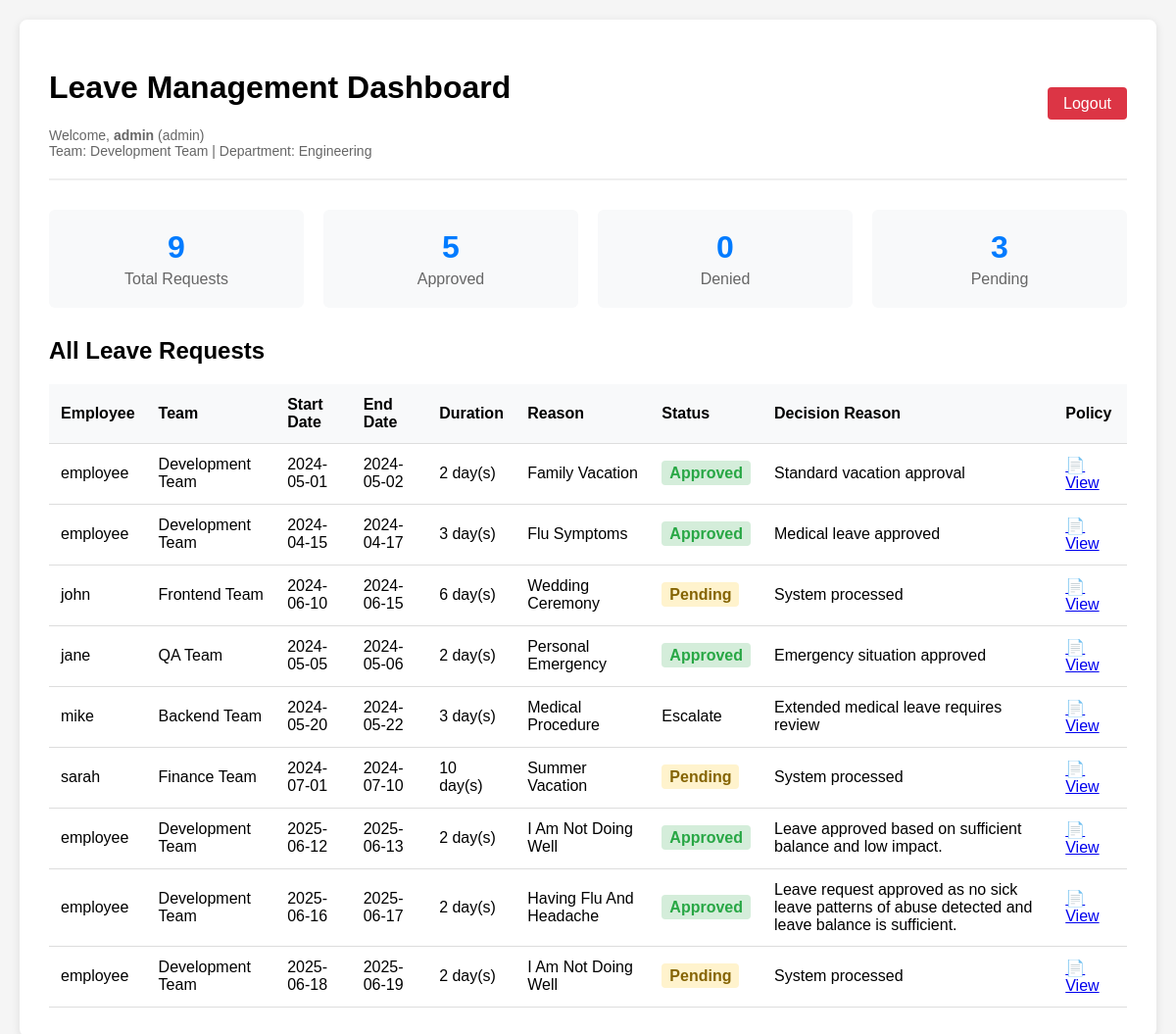
The page /dashboard (signed in) on the database its author committed.
### models.py (models this page shows, shortened)
class User(db.Model, UserMixin):
    id = db.Column(db.Integer, primary_key=True)
    username = db.Column(db.String(80), unique=True, nullable=False)
    password = db.Column(db.String(200), nullable=False)
    role = db.Column(db.String(20), default='user')
    team_id = db.Column(db.Integer, db.ForeignKey('team.id'))
    hire_date = db.Column(db.Date, default=date.today)
    leaves = db.relationship('Leave', backref='applicant', lazy=True,
                             foreign_keys='Leave.user_id')
    leave_balances = db.relationship(
        'LeaveBalance', backref='employee', lazy=True)

class Team(db.Model):
    id = db.Column(db.Integer, primary_key=True)
    name = db.Column(db.String(100))
    dept_id = db.Column(db.Integer, db.ForeignKey('department.id'))
    members = db.relationship('User', backref='user_team', lazy=True)

class Department(db.Model):
    id = db.Column(db.Integer, primary_key=True)
    name = db.Column(db.String(100))
    org_id = db.Column(db.Integer, db.ForeignKey('organization.id'))
    teams = db.relationship('Team', backref='dept', lazy=True)

class Leave(db.Model):
    id = db.Column(db.Integer, primary_key=True)
    user_id = db.Column(db.Integer, db.ForeignKey('user.id'))
    leave_type_id = db.Column(db.Integer, db.ForeignKey('leave_type.id'))
    start_date = db.Column(db.Date)
    end_date = db.Column(db.Date)
    reason = db.Column(db.String(500))  # Increased length for detailed reasons
    status = db.Column(db.String(20), default='Pending')
    decision_reason = db.Column(db.String(500))
    approved_by = db.Column(db.Integer, db.ForeignKey('user.id'))
    created_at = db.Column(db.DateTime, default=datetime.utcnow)
    approved_at = db.Column(db.DateTime)
    leave_type_ref = db.relationship('LeaveType', backref='leaves')
    approver = db.relationship('User', foreign_keys=[
                               approved_by], backref='approved_leaves')

### app.py (the view)
@app.route('/dashboard')
@login_required
def dashboard():
    if current_user.role == 'admin':
        leaves = Leave.query.all()
    else:
        leaves = Leave.query.filter_by(user_id=current_user.id).all()
    return render_template('dashboard.html', leaves=leaves)

### app.py (called while the page is built)
@login_manager.user_loader
def load_user(user_id):
    return User.query.get(int(user_id))

### templates/dashboard.html (shortened to what this page needs)
<!DOCTYPE html>
<html lang="en">
  <head>
  </head>
  <body>
    <div class="container">
      <div class="header">
        <div>
          <h1>Leave Management Dashboard</h1>
          <div class="user-info">
            Welcome, <strong>{{ current_user.username }}</strong> ({{
            current_user.role }}) {% if current_user.user_team %} <br />Team: {{
            current_user.user_team.name }} {% if current_user.user_team.dept %}
            | Department: {{ current_user.user_team.dept.name }} {% endif %} {%
            endif %}
          </div>
        </div>
        <div class="nav-links">
          <a href="/logout" class="logout">Logout</a>
        </div>
      </div>
      {% if leaves %}
      <div class="stats">
        <div class="stat-card">
          <div class="stat-number">{{ leaves|length }}</div>
          <div class="stat-label">Total Requests</div>
        </div>
        <div class="stat-card">
          <div class="stat-number">
            {{ leaves|selectattr("status", "equalto", "Approved")|list|length }}
          </div>
          <div class="stat-label">Approved</div>
        </div>
        <div class="stat-card">
          <div class="stat-number">
            {{ leaves|selectattr("status", "equalto", "Denied")|list|length }}
          </div>
          <div class="stat-label">Denied</div>
        </div>
        <div class="stat-card">
          <div class="stat-number">
            {{ leaves|selectattr("status", "equalto", "Pending")|list|length }}
          </div>
          <div class="stat-label">Pending</div>
        </div>
      </div>
      {% endif %}
      <h2>
        {% if current_user.role == 'admin' %}All Leave Requests{% else %}Your
        Leave Requests{% endif %}
      </h2>
      {% if leaves %}
      <table>
        <thead>
          <tr>
            {% if current_user.role == 'admin' %}
            <th>Employee</th>
            <th>Team</th>
            {% endif %}
            <th>Start Date</th>
            <th>End Date</th>
            <th>Duration</th>
            <th>Reason</th>
            <th>Status</th>
            <th>Decision Reason</th>
            <th>Policy</th>
          </tr>
        </thead>
        <tbody>
          {% for leave in leaves %}
          <tr>
            {% if current_user.role == 'admin' %}
            <td>{{ leave.applicant.username }}</td>
            <td>
              {{ leave.applicant.user_team.name if leave.applicant.user_team
              else 'No Team' }}
            </td>
            {% endif %}
            <td>{{ leave.start_date.strftime('%Y-%m-%d') }}</td>
            <td>{{ leave.end_date.strftime('%Y-%m-%d') }}</td>
            <td>{{ (leave.end_date - leave.start_date).days + 1 }} day(s)</td>
            <td>{{ leave.reason|title }}</td>
            <td>
              <span class="status-{{ leave.status.lower() }}">
                {{ leave.status }}
              </span>
            </td>
            <td>{{ leave.decision_reason or 'System processed' }}</td>
            <td>
              <a
                href="{{ url_for('static', filename='leave_policy_guide_for_employees.pdf') }}"
                target="_blank"
                title="View Leave Policy PDF"
              >
                📄 View
              </a>
            </td>
          </tr>
          {% endfor %}
        </tbody>
      </table>
      {% endif %}
    </div>
  </body>
</html>

### templates/dashboard.html (style rules this page uses)
body { font-family: Arial, sans-serif; max-width: 1200px; margin: 0 auto; padding: 20px; background-color: #f5f5f5; }
.container { background: white; padding: 30px; border-radius: 8px; box-shadow: 0 2px 10px rgba(0, 0, 0, 0.1); }
.header { display: flex; justify-content: space-between; align-items: center; margin-bottom: 30px; padding-bottom: 20px; border-bottom: 2px solid #eee; }
.user-info { color: #666; font-size: 14px; }
.nav-links a { margin-left: 15px; padding: 8px 16px; text-decoration: none; background: #007bff; color: white; border-radius: 4px; transition: background-color 0.3s; }
.nav-links a.logout { background: #dc3545; }
table { width: 100%; border-collapse: collapse; margin-top: 20px; }
th, td { padding: 12px; text-align: left; border-bottom: 1px solid #ddd; }
th { background-color: #f8f9fa; font-weight: bold; }
.status-approved { color: #28a745; font-weight: bold; background-color: #d4edda; padding: 4px 8px; border-radius: 4px; }
.status-pending { color: #856404; font-weight: bold; background-color: #fff3cd; padding: 4px 8px; border-radius: 4px; }
.stats { display: flex; gap: 20px; margin-bottom: 30px; }
.stat-card { flex: 1; background: #f8f9fa; padding: 20px; border-radius: 6px; text-align: center; }
.stat-number { font-size: 2em; font-weight: bold; color: #007bff; }
.stat-label { color: #666; margin-top: 5px; }

### rows shown on the page
User: username "admin", role "admin"
Team: user_team.name "Development Team"
Department: user_team.dept.name "Engineering"
Leave: applicant.username "employee", applicant.user_team "Development Team", start_date "2024-05-01", end_date "2024-05-02", (leave.end_date-leave.start_date).days+1 "2", reason "Family Vacation", status "Approved", decision_reason "Standard vacation approval"
Leave: applicant.username "employee", applicant.user_team "Development Team", start_date "2024-04-15", end_date "2024-04-17", (leave.end_date-leave.start_date).days+1 "3", reason "Flu Symptoms", status "Approved", decision_reason "Medical leave approved"
Leave: applicant.username "john", applicant.user_team "Frontend Team", start_date "2024-06-10", end_date "2024-06-15", (leave.end_date-leave.start_date).days+1 "6", reason "Wedding Ceremony", status "Pending", decision_reason "System processed"
Leave: applicant.username "jane", applicant.user_team "QA Team", start_date "2024-05-05", end_date "2024-05-06", (leave.end_date-leave.start_date).days+1 "2", reason "Personal Emergency", status "Approved", decision_reason "Emergency situation approved"
Leave: applicant.username "mike", applicant.user_team "Backend Team", start_date "2024-05-20", end_date "2024-05-22", (leave.end_date-leave.start_date).days+1 "3", reason "Medical Procedure", status "Escalate", decision_reason "Extended medical leave requires review"
Leave: applicant.username "sarah", applicant.user_team "Finance Team", start_date "2024-07-01", end_date "2024-07-10", (leave.end_date-leave.start_date).days+1 "10", reason "Summer Vacation", status "Pending", decision_reason "System processed"
Leave: applicant.username "employee", applicant.user_team "Development Team", start_date "2025-06-12", end_date "2025-06-13", (leave.end_date-leave.start_date).days+1 "2", reason "I Am Not Doing Well", status "Approved", decision_reason "Leave approved based on sufficient balance and low impact."
Leave: applicant.username "employee", applicant.user_team "Development Team", start_date "2025-06-16", end_date "2025-06-17", (leave.end_date-leave.start_date).days+1 "2", reason "Having Flu And Headache", status "Approved", decision_reason "Leave request approved as no sick leave patterns of abuse detected and leave balance is sufficient."
Leave: applicant.username "employee", applicant.user_team "Development Team", start_date "2025-06-18", end_date "2025-06-19", (leave.end_date-leave.start_date).days+1 "2", reason "I Am Not Doing Well", status "Pending", decision_reason "System processed"

### other values the page prints
{{ leaves|length }} "9"
{{ leaves|selectattr("status", "equalto", "Approved")|list|length }} "5"
{{ leaves|selectattr("status", "equalto", "Denied")|list|length }} "0"
{{ leaves|selectattr("status", "equalto", "Pending")|list|length }} "3"
